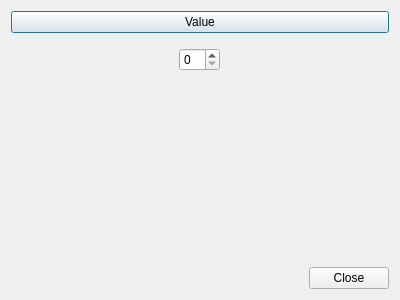
<?xml version="1.0" encoding="UTF-8"?>
<ui version="4.0">
 <class>Dialog</class>
 <widget class="QDialog" name="Dialog">
  <property name="geometry">
   <rect>
    <x>0</x>
    <y>0</y>
    <width>400</width>
    <height>300</height>
   </rect>
  </property>
  <property name="windowTitle">
   <string>Dialog</string>
  </property>
  <layout class="QVBoxLayout" name="verticalLayout">
   <item>
    <widget class="QPushButton" name="view_mode">
     <property name="text">
      <string>Value</string>
     </property>
    </widget>
   </item>
   <item>
    <widget class="QStackedWidget" name="stackedWidget">
     <property name="currentIndex">
      <number>1</number>
     </property>
     <widget class="QWidget" name="text_page">
      <layout class="QGridLayout" name="gridLayout">
       <item row="0" column="0">
        <widget class="QTextEdit" name="text_widget"/>
       </item>
      </layout>
     </widget>
     <widget class="QWidget" name="plot_page">
      <layout class="QGridLayout" name="gridLayout_2">
       <item row="1" column="0">
        <widget class="PlotWidget" name="plot_widget" native="true"/>
       </item>
       <item row="0" column="0" alignment="Qt::AlignmentFlag::AlignHCenter">
        <widget class="QSpinBox" name="plot_length"/>
       </item>
      </layout>
     </widget>
    </widget>
   </item>
   <item>
    <widget class="QDialogButtonBox" name="buttonBox">
     <property name="orientation">
      <enum>Qt::Orientation::Horizontal</enum>
     </property>
     <property name="standardButtons">
      <set>QDialogButtonBox::StandardButton::Close</set>
     </property>
    </widget>
   </item>
  </layout>
 </widget>
 <customwidgets>
  <customwidget>
   <class>PlotWidget</class>
   <extends>QWidget</extends>
   <header>pyqtgraph</header>
   <container>1</container>
  </customwidget>
 </customwidgets>
 <resources/>
 <connections>
  <connection>
   <sender>buttonBox</sender>
   <signal>accepted()</signal>
   <receiver>Dialog</receiver>
   <slot>accept()</slot>
   <hints>
    <hint type="sourcelabel">
     <x>248</x>
     <y>254</y>
    </hint>
    <hint type="destinationlabel">
     <x>157</x>
     <y>274</y>
    </hint>
   </hints>
  </connection>
  <connection>
   <sender>buttonBox</sender>
   <signal>rejected()</signal>
   <receiver>Dialog</receiver>
   <slot>accept()</slot>
   <hints>
    <hint type="sourcelabel">
     <x>316</x>
     <y>260</y>
    </hint>
    <hint type="destinationlabel">
     <x>286</x>
     <y>274</y>
    </hint>
   </hints>
  </connection>
 </connections>
</ui>
